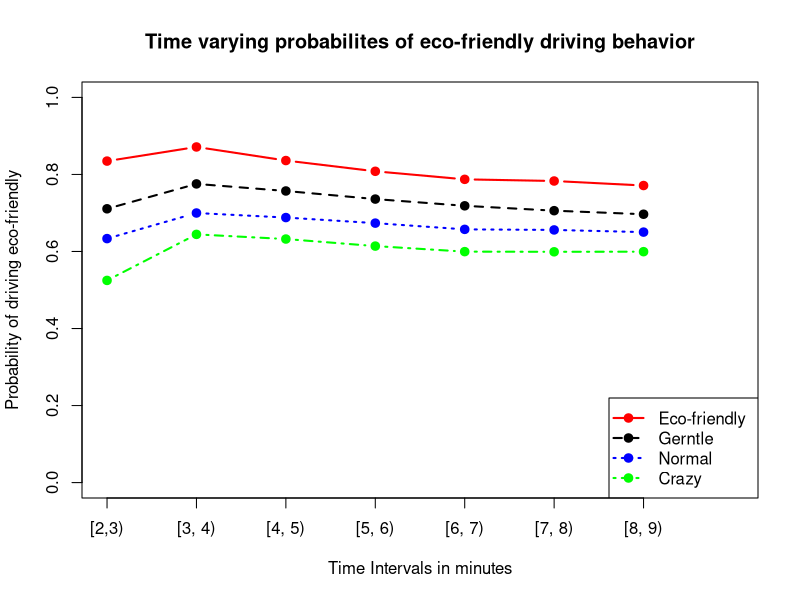

Recreate this plot in R.
# This file plots the data for all the players who played more than 10 mins. 
# Their behavior over time for 10 mins is understood by calculating the probabilities of falling into the 
# smooth zones. No clusters are created. 


playerData_2_3<-read.csv("jerk_clusteringMins_2_3.csv", header=FALSE)
playerData_3_4<-read.csv("jerk_clusteringMins_3_4.csv", header=FALSE)
playerData_4_5<-read.csv("jerk_clusteringMins_4_5.csv", header=FALSE)
playerData_5_6<-read.csv("jerk_clusteringMins_5_6.csv", header=FALSE)
playerData_6_7<-read.csv("jerk_clusteringMins_6_7.csv", header=FALSE)
playerData_7_8<-read.csv("jerk_clusteringMins_7_8.csv", header=FALSE)
playerData_8_9<-read.csv("jerk_clusteringMins_8_9.csv", header=FALSE)

prob2_3<-rowSums(playerData_2_3[, c(11,12)])
prob3_4<-rowSums(playerData_3_4[, c(11,12)])
prob4_5<-rowSums(playerData_4_5[, c(11,12)])
prob5_6<-rowSums(playerData_5_6[, c(11,12)])
prob6_7<-rowSums(playerData_6_7[, c(11,12)])
prob7_8<-rowSums(playerData_7_8[, c(11,12)])
prob8_9<-rowSums(playerData_8_9[, c(11,12)])


probDf <- cbind(prob2_3, prob3_4, prob4_5,  prob5_6, prob6_7, prob7_8, prob8_9)


fit <- kmeans(playerData_2_3, 4) # 4 cluster solution
fit$size
# get cluster means 
allMeans<-aggregate(playerData_2_3, by=list(fit$cluster),FUN=mean)
# append cluster assignment
totalWithClusters <- data.frame(playerData_2_3, fit$cluster)
# get the centers of the clusters
allCenters<-fit$centers

# 
fit$size
cluster1 <- colMeans(probDf[which(totalWithClusters["fit.cluster"]==1), ])
cluster2 <- colMeans(probDf[which(totalWithClusters["fit.cluster"]==2), ])
cluster3 <- colMeans(probDf[which(totalWithClusters["fit.cluster"]==3), ])
cluster4 <- colMeans(probDf[which(totalWithClusters["fit.cluster"]==4), ])


all <- rbind(cluster1, cluster2, cluster3, cluster4)
clusterOrder<-order(-all[,1])
allNew<- all[ order(-all[,1]), ]

tAll <- t(allNew)
tAll
labelsOfClusters<-c("[2,3)", "[3, 4)", "[4, 5)", "[5, 6)", "[6, 7)", "[7, 8)", "[8, 9)")

plot.new()
frame()
matplot(tAll, xlim=c(1,8), ylim=c(0,1), type = c("b"), lty = 1:4, lwd = 2, pch=19, col=c("red","black", "blue","green"), 
        xaxt='n', xlab = "Time Intervals in minutes", ylab = "Probability of driving eco-friendly",
        main = "Time varying probabilites of eco-friendly driving behavior")
legend("bottomright", lty = 1:4, lwd = 2, pch=19,  legend = c("Eco-friendly ", "Gerntle", "Normal", "Crazy"), col=c("red","black", "blue","green")) # optional legend
axis(1, at=1:7, labels=labelsOfClusters)


theClusterSize<-fit$size
theClusterSize<-theClusterSize[clusterOrder]
totalSummary <- rbind(tAll, theClusterSize)

write.table(totalSummary, file = "ClusterPerformance")
write.csv(totalSummary, file = "ClusterPerformance.csv")
totalSummary








